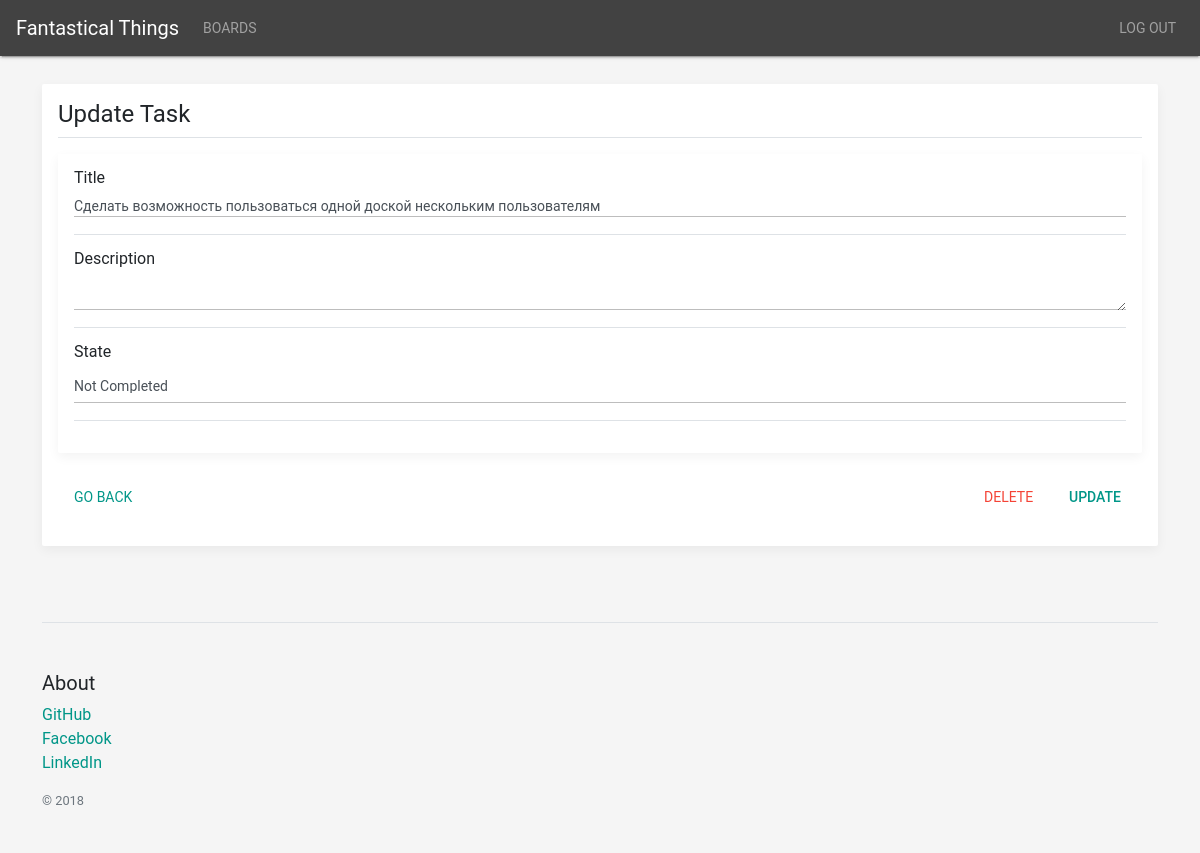
Page /board/1/edit_task/3 (signed in) on the committed database.
### fantastical_things/models.py (models this page shows, shortened)
class Task(models.Model):
    user = models.ForeignKey(User, on_delete=models.CASCADE, default=None, null=True)
    title = models.CharField(max_length=100)
    description = models.TextField(max_length=100)
    status = models.BooleanField(default=False)
    begin_time = models.DateTimeField(default=datetime.now)
    card = models.ForeignKey(Card, on_delete=models.CASCADE, default=None, blank=True, null=True)

### fantastical_things/views.py (the view, shortened to what this page needs)
# urls.py: url(r'^board/(?P<board_id>\d+)/edit_task/(?P<task_id>\d+)/?$', views.edit_task, name='edit_task'),
def edit_task(request, board_id, task_id):
    if not request.user.is_authenticated:
        return redirect('/login/')
    task = Task.objects.get(user=request.user, id=task_id)
    context = {
        'board_id': board_id,
        'task': task,
    }
    return render(request, 'fantastical_things/edit/edit_task.html', context)

### fantastical_things/templates/fantastical_things/edit/edit_task.html (shortened to what this page needs)
{% extends 'fantastical_things/index.html' %}
{% block main_content %}
    <form class="my-3 p-3 bg-white rounded box-shadow" method="POST"
          action="{% url 'edit_task' board_id=board_id task_id=task.id %}">
        <h4 class="border-bottom border-gray pb-2 mb-0">Update Task</h4>
        <div class="my-3 p-3 bg-white rounded box-shadow">
            <div class="media-body pb-3 mb-3 small lh-125 border-bottom border-gray">
                <label for="title">Title</label>
                <input type="text" value="{{ task.title }}" required="required" name="title" id="title"
                       class="form-control form-control-sm"/>
            </div>
            <div class="media-body pb-3 mb-3 small lh-125 border-bottom border-gray">
                <label for="description">Description</label>
                <textarea name="description" id="description"
                          class="form-control form-control-sm">{{ task.description }}</textarea>
            </div>
            <div class="media-body pb-3 mb-3 small lh-125 border-bottom border-gray">
                <label for="description">State</label>
                <select class="form-control form-control-sm" name="status" id="status">
                    {% if task.status %}
                        <option value="True" selected="">Completed</option>
                        <option value="False">Not Completed</option>
                    {% else %}
                        <option value="False" selected="">Not Completed</option>
                    {% endif %}
                </select>
            </div>
        </div>
        <div class="d-flex justify-content-between align-items-center w-100">
            <a href="{% url 'board' board_id=board_id %}" class=" mr-1 btn btn-primary btn-link"
               role="button">Go Back</a>
            <div class="btn-group" role="group">
                <a href="{% url 'delete_task' board_id=board_id task_id=task.id %}"
                   class=" mr-1 btn btn-danger btn-link"
                   role="button">Delete</a>
                <button type="submit" class=" mr-1 btn btn-primary">Update</button>
            </div>
        </div>
    </form>
{% endblock main_content %}

### fantastical_things/static/fantastical_things/css/board_page.css (style rules this page uses)
html, body { overflow-x: hidden; }
body { padding-top: 56px; }
.border-bottom { border-bottom: 1px solid #e5e5e5; }
.box-shadow { box-shadow: 0 .25rem .75rem rgba(0, 0, 0, .05); }
.lh-125 { line-height: 1.25; }

### rows in the picture
Task: title "Сделать возможность пользоваться одной доской нескольким пользователям", status "Not Completed"
